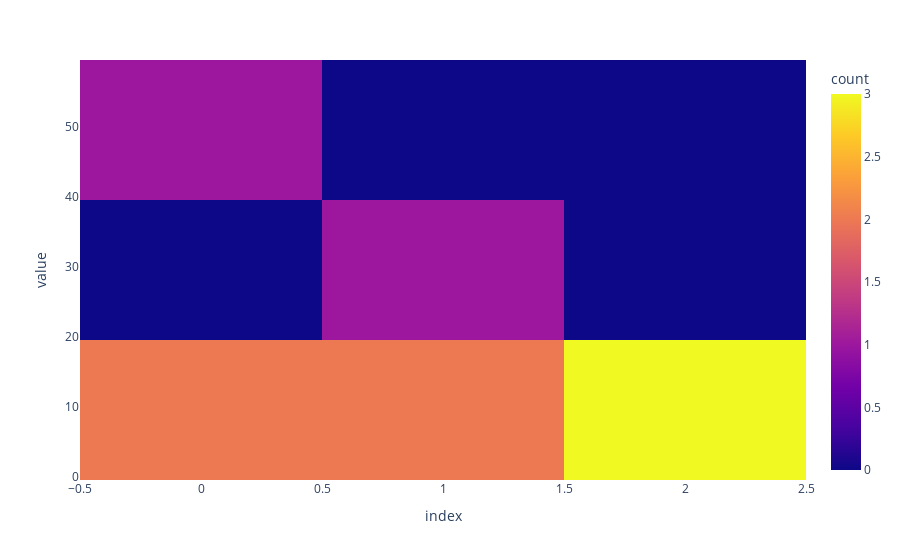

Source (notebook cell):
### Markdown cell above
0=adelie
1=gentoo
2=chinstrap

### Code cell
import plotly.express as px

fig=px.density_heatmap(mcm)
fig.show()

### Figure 1 — Plotly figure (JSON) as saved in the notebook; plotly's stock layout.template omitted (floating-point values rounded to 4 significant figures)
{"data": [{"coloraxis": "coloraxis", "hovertemplate": "index=%{x}<br>value=%{y}<br>count=%{z}<extra></extra>", "name": "", "type": "histogram2d", "x": [0, 1, 2, 0, 1, 2, 0, 1, 2], "xaxis": "x", "xbingroup": "x", "y": [44, 0, 2, 0, 37, 0, 1, 0, 19], "yaxis": "y", "ybingroup": "y"}], "layout": {"coloraxis": {"colorbar": {"title": {"text": "count"}}, "colorscale": [[0, "#0d0887"], [0.1111, "#46039f"], [0.2222, "#7201a8"], [0.3333, "#9c179e"], [0.4444, "#bd3786"], [0.5556, "#d8576b"], [0.6667, "#ed7953"], [0.7778, "#fb9f3a"], [0.8889, "#fdca26"], [1, "#f0f921"]]}, "legend": {"tracegroupgap": 0}, "margin": {"t": 60}, "xaxis": {"anchor": "y", "domain": [0, 1], "title": {"text": "index"}}, "yaxis": {"anchor": "x", "domain": [0, 1], "title": {"text": "value"}}}}
